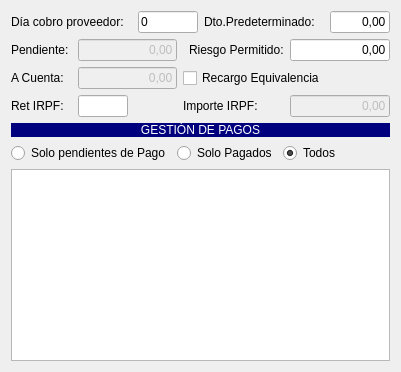
         <widget class="QWidget" name="tabPagos">
          <attribute name="title">
           <string>Pagos</string>
          </attribute>
          <layout class="QGridLayout" name="gridLayout_5">
           <item row="1" column="0" colspan="4">
            <layout class="QGridLayout" name="gridLayout_3">
             <item row="0" column="0">
              <widget class="QLabel" name="label_36">
               <property name="text">
                <string>Pendiente: </string>
               </property>
              </widget>
             </item>
             <item row="0" column="1" colspan="2">
              <widget class="QLineEdit" name="txtdeuda_actual">
               <property name="enabled">
                <bool>false</bool>
               </property>
               <property name="maximumSize">
                <size>
                 <width>99</width>
                 <height>16777215</height>
                </size>
               </property>
               <property name="text">
                <string>0,00</string>
               </property>
               <property name="alignment">
                <set>Qt::AlignRight|Qt::AlignTrailing|Qt::AlignVCenter</set>
               </property>
              </widget>
             </item>
             <item row="1" column="0">
              <widget class="QLabel" name="label_37">
               <property name="text">
                <string>A Cuenta:</string>
               </property>
              </widget>
             </item>
             <item row="1" column="1">
              <widget class="QLineEdit" name="txtentregado_a_cuenta">
               <property name="enabled">
                <bool>false</bool>
               </property>
               <property name="maximumSize">
                <size>
                 <width>99</width>
                 <height>16777215</height>
                </size>
               </property>
               <property name="text">
                <string>                  0,00</string>
               </property>
               <property name="alignment">
                <set>Qt::AlignRight|Qt::AlignTrailing|Qt::AlignVCenter</set>
               </property>
              </widget>
             </item>
             <item row="1" column="2" colspan="3">
              <widget class="QCheckBox" name="chkrecargo_equivalencia">
               <property name="text">
                <string>Recargo Equivalencia</string>
               </property>
              </widget>
             </item>
             <item row="2" column="0">
              <widget class="QLabel" name="label_38">
               <property name="text">
                <string>Ret IRPF:</string>
               </property>
              </widget>
             </item>
             <item row="2" column="1">
              <widget class="QLineEdit" name="txttipo_retencioirpf">
               <property name="maximumSize">
                <size>
                 <width>50</width>
                 <height>16777215</height>
                </size>
               </property>
              </widget>
             </item>
             <item row="2" column="2" colspan="2">
              <widget class="QLabel" name="label_39">
               <property name="text">
                <string>Importe IRPF:</string>
               </property>
              </widget>
             </item>
             <item row="2" column="4">
              <widget class="QLineEdit" name="txtretencion_irpf">
               <property name="enabled">
                <bool>false</bool>
               </property>
               <property name="maximumSize">
                <size>
                 <width>100</width>
                 <height>16777215</height>
                </size>
               </property>
               <property name="text">
                <string>0,00</string>
               </property>
               <property name="alignment">
                <set>Qt::AlignRight|Qt::AlignTrailing|Qt::AlignVCenter</set>
               </property>
              </widget>
             </item>
             <item row="0" column="3">
              <widget class="QLabel" name="label_14">
               <property name="text">
                <string>Riesgo Permitido:</string>
               </property>
              </widget>
             </item>
             <item row="0" column="4">
              <widget class="QLineEdit" name="txtdeuda_maxima">
               <property name="maximumSize">
                <size>
                 <width>100</width>
                 <height>16777215</height>
                </size>
               </property>
               <property name="text">
                <string>0,00</string>
               </property>
               <property name="alignment">
                <set>Qt::AlignRight|Qt::AlignTrailing|Qt::AlignVCenter</set>
               </property>
              </widget>
             </item>
            </layout>
           </item>
           <item row="4" column="0" colspan="4">
            <widget class="QTableView" name="tablaPagos">
             <property name="alternatingRowColors">
              <bool>true</bool>
             </property>
             <property name="selectionBehavior">
              <enum>QAbstractItemView::SelectRows</enum>
             </property>
             <attribute name="horizontalHeaderStretchLastSection">
              <bool>true</bool>
             </attribute>
            </widget>
           </item>
           <item row="3" column="2">
            <widget class="QRadioButton" name="radioButton_2">
             <property name="text">
              <string>Todos</string>
             </property>
             <property name="checked">
              <bool>true</bool>
             </property>
            </widget>
           </item>
           <item row="3" column="1">
            <widget class="QRadioButton" name="radioButton_3">
             <property name="text">
              <string>Solo Pagados</string>
             </property>
            </widget>
           </item>
           <item row="3" column="0">
            <widget class="QRadioButton" name="radioButton">
             <property name="text">
              <string>Solo pendientes de Pago</string>
             </property>
            </widget>
           </item>
           <item row="0" column="0" colspan="4">
            <layout class="QHBoxLayout" name="horizontalLayout_2">
             <item>
              <widget class="QLabel" name="label_40">
               <property name="text">
                <string>Día cobro proveedor:</string>
               </property>
              </widget>
             </item>
             <item>
              <widget class="QLineEdit" name="txtdia_cobro">
               <property name="maximumSize">
                <size>
                 <width>60</width>
                 <height>16777215</height>
                </size>
               </property>
               <property name="text">
                <string>0</string>
               </property>
              </widget>
             </item>
             <item>
              <widget class="QLabel" name="label_41">
               <property name="text">
                <string>Dto.Predeterminado:</string>
               </property>
              </widget>
             </item>
             <item>
              <widget class="QLineEdit" name="txtdto">
               <property name="maximumSize">
                <size>
                 <width>60</width>
                 <height>16777215</height>
                </size>
               </property>
               <property name="text">
                <string>0,00</string>
               </property>
               <property name="alignment">
                <set>Qt::AlignRight|Qt::AlignTrailing|Qt::AlignVCenter</set>
               </property>
              </widget>
             </item>
            </layout>
           </item>
           <item row="2" column="0" colspan="4">
            <widget class="QLabel" name="label_63">
             <property name="styleSheet">
              <string notr="true">background-color: rgb(0, 0, 127);
color: rgb(255, 255, 255);</string>
             </property>
             <property name="text">
              <string>GESTIÓN DE PAGOS</string>
             </property>
             <property name="alignment">
              <set>Qt::AlignCenter</set>
             </property>
            </widget>
           </item>
          </layout>
         </widget>
